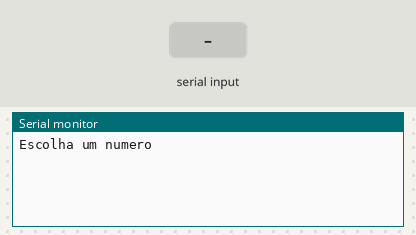
Recording of a sketch running on a simulated Arduino Uno, built with avr-gcc and run on an emulated ATmega328P. Shown: the last lines printed to the serial monitor. Inputs (shaded band) come from the test bench.

Above: at 1.2 s.
1.3 s: "90,45\n" received over Serial
At 2.7 s:
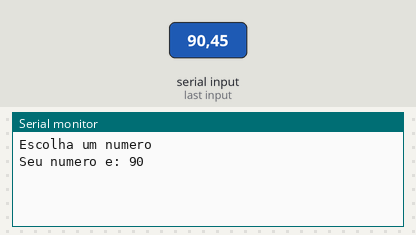
At 7.3 s:
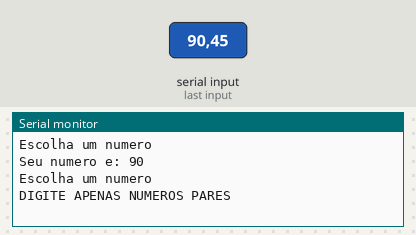

The sketch:

lopal_ex171.ino
```cpp
/* Faça um programa que receba um número de usuário e exiba este número, apenas
se for par. Caso contrário informe apenas “DIGITE APENAS NÚMEROS PARES”.
*/

int n = 0;
int n1 = 0;

void setup()
{
  Serial.begin(9600);
}

void loop()
{
  Serial.println("Escolha um numero");
  while(!Serial.available());
  n = Serial.parseInt();

    n1 = n % 2;

  if(n1 == 0) {
  Serial.println("Seu numero e: " + String(n));
  } else {
  Serial.println("DIGITE APENAS NUMEROS PARES");
  }

  delay(5000);

 Serial.println();
 Serial.println();
}
```

Measured:
- after the input at 1.3 s, the serial monitor: prints a new line at once (image 1)
